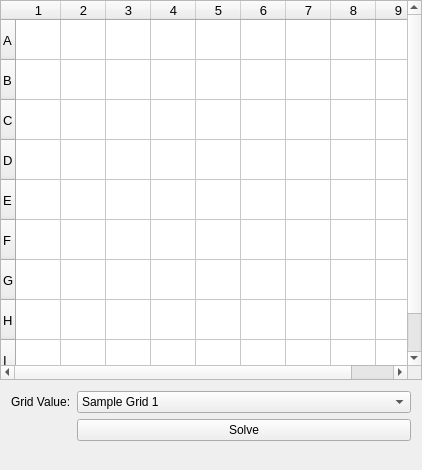
<?xml version="1.0" encoding="UTF-8"?>
<ui version="4.0">
 <class>MainWindow</class>
 <widget class="QMainWindow" name="MainWindow">
  <property name="windowModality">
   <enum>Qt::NonModal</enum>
  </property>
  <property name="geometry">
   <rect>
    <x>0</x>
    <y>0</y>
    <width>422</width>
    <height>470</height>
   </rect>
  </property>
  <property name="minimumSize">
   <size>
    <width>0</width>
    <height>0</height>
   </size>
  </property>
  <property name="maximumSize">
   <size>
    <width>16777215</width>
    <height>16777215</height>
   </size>
  </property>
  <property name="windowTitle">
   <string>MainWindow</string>
  </property>
  <widget class="QWidget" name="centralWidget">
   <layout class="QGridLayout" name="gridLayout">
    <property name="leftMargin">
     <number>0</number>
    </property>
    <property name="topMargin">
     <number>0</number>
    </property>
    <property name="rightMargin">
     <number>0</number>
    </property>
    <property name="bottomMargin">
     <number>0</number>
    </property>
    <property name="spacing">
     <number>0</number>
    </property>
    <item row="0" column="0">
     <widget class="QTableWidget" name="GridDisplay">
      <property name="sizePolicy">
       <sizepolicy hsizetype="Fixed" vsizetype="Fixed">
        <horstretch>0</horstretch>
        <verstretch>0</verstretch>
       </sizepolicy>
      </property>
      <property name="minimumSize">
       <size>
        <width>422</width>
        <height>380</height>
       </size>
      </property>
      <property name="maximumSize">
       <size>
        <width>422</width>
        <height>380</height>
       </size>
      </property>
      <property name="font">
       <font>
        <family>Ubuntu</family>
        <pointsize>10</pointsize>
       </font>
      </property>
      <property name="layoutDirection">
       <enum>Qt::LeftToRight</enum>
      </property>
      <property name="styleSheet">
       <string notr="true"/>
      </property>
      <property name="editTriggers">
       <set>QAbstractItemView::NoEditTriggers</set>
      </property>
      <property name="selectionMode">
       <enum>QAbstractItemView::NoSelection</enum>
      </property>
      <property name="showGrid">
       <bool>true</bool>
      </property>
      <property name="cornerButtonEnabled">
       <bool>false</bool>
      </property>
      <property name="rowCount">
       <number>9</number>
      </property>
      <property name="columnCount">
       <number>9</number>
      </property>
      <attribute name="horizontalHeaderDefaultSectionSize">
       <number>45</number>
      </attribute>
      <attribute name="horizontalHeaderMinimumSectionSize">
       <number>45</number>
      </attribute>
      <attribute name="verticalHeaderDefaultSectionSize">
       <number>40</number>
      </attribute>
      <attribute name="verticalHeaderMinimumSectionSize">
       <number>40</number>
      </attribute>
      <row>
       <property name="text">
        <string>A</string>
       </property>
      </row>
      <row>
       <property name="text">
        <string>B</string>
       </property>
      </row>
      <row>
       <property name="text">
        <string>C</string>
       </property>
      </row>
      <row>
       <property name="text">
        <string>D</string>
       </property>
      </row>
      <row>
       <property name="text">
        <string>E</string>
       </property>
      </row>
      <row>
       <property name="text">
        <string>F</string>
       </property>
      </row>
      <row>
       <property name="text">
        <string>G</string>
       </property>
      </row>
      <row>
       <property name="text">
        <string>H</string>
       </property>
      </row>
      <row>
       <property name="text">
        <string>I</string>
       </property>
      </row>
      <column>
       <property name="text">
        <string>1</string>
       </property>
      </column>
      <column>
       <property name="text">
        <string>2</string>
       </property>
      </column>
      <column>
       <property name="text">
        <string>3</string>
       </property>
      </column>
      <column>
       <property name="text">
        <string>4</string>
       </property>
      </column>
      <column>
       <property name="text">
        <string>5</string>
       </property>
      </column>
      <column>
       <property name="text">
        <string>6</string>
       </property>
      </column>
      <column>
       <property name="text">
        <string>7</string>
       </property>
      </column>
      <column>
       <property name="text">
        <string>8</string>
       </property>
      </column>
      <column>
       <property name="text">
        <string>9</string>
       </property>
      </column>
     </widget>
    </item>
    <item row="1" column="0">
     <widget class="QWidget" name="ToolWidget" native="true">
      <layout class="QFormLayout" name="formLayout">
       <item row="0" column="0">
        <widget class="QLabel" name="label">
         <property name="text">
          <string>Grid Value:</string>
         </property>
        </widget>
       </item>
       <item row="0" column="1">
        <widget class="QComboBox" name="comboBox">
         <property name="currentIndex">
          <number>0</number>
         </property>
         <item>
          <property name="text">
           <string>Sample Grid 1</string>
          </property>
         </item>
         <item>
          <property name="text">
           <string>Sample Grid 2</string>
          </property>
         </item>
         <item>
          <property name="text">
           <string>Sample Grid 3</string>
          </property>
         </item>
        </widget>
       </item>
       <item row="1" column="1">
        <widget class="QPushButton" name="pushButton">
         <property name="text">
          <string>Solve</string>
         </property>
        </widget>
       </item>
      </layout>
     </widget>
    </item>
   </layout>
  </widget>
 </widget>
 <layoutdefault spacing="6" margin="11"/>
 <resources/>
 <connections>
  <connection>
   <sender>comboBox</sender>
   <signal>currentIndexChanged(int)</signal>
   <receiver>MainWindow</receiver>
   <slot>SampleGridChanged(int)</slot>
   <hints>
    <hint type="sourcelabel">
     <x>113</x>
     <y>399</y>
    </hint>
    <hint type="destinationlabel">
     <x>-10</x>
     <y>420</y>
    </hint>
   </hints>
  </connection>
  <connection>
   <sender>pushButton</sender>
   <signal>clicked()</signal>
   <receiver>MainWindow</receiver>
   <slot>SolveClicked()</slot>
   <hints>
    <hint type="sourcelabel">
     <x>202</x>
     <y>434</y>
    </hint>
    <hint type="destinationlabel">
     <x>435</x>
     <y>356</y>
    </hint>
   </hints>
  </connection>
 </connections>
 <slots>
  <slot>SolveClicked()</slot>
  <slot>SampleGridChanged(int)</slot>
 </slots>
</ui>
